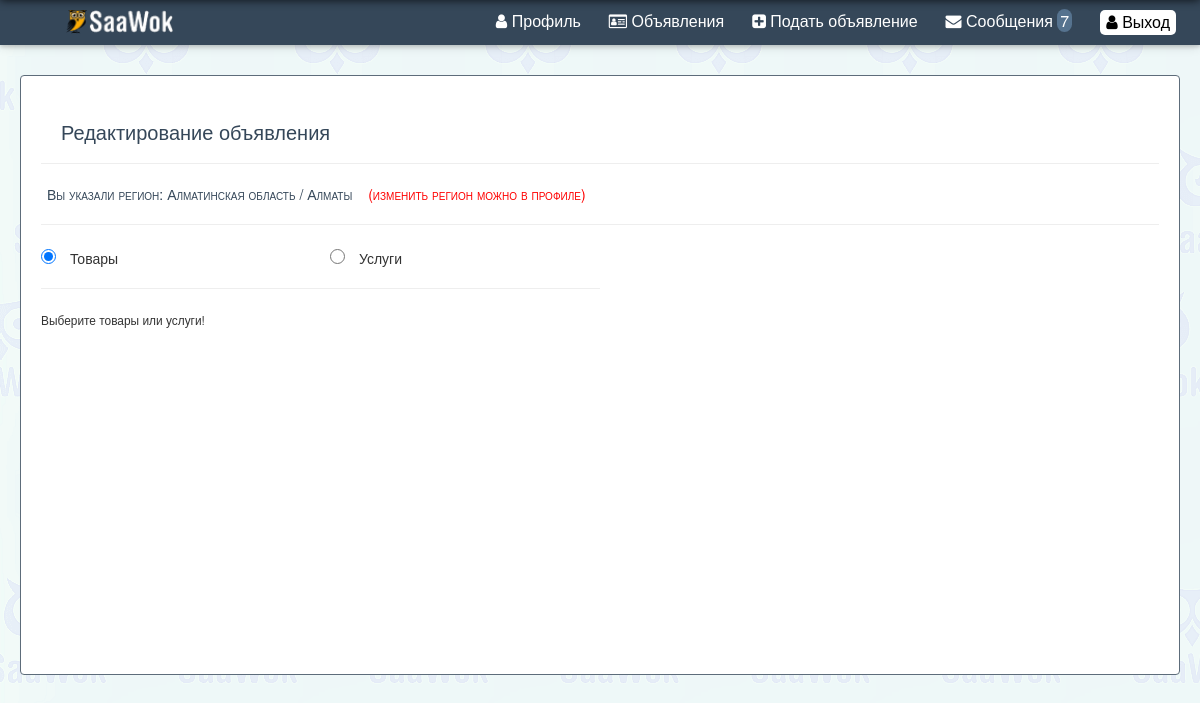
/cabinet/ads_edit.php?id=64 (signed in), run on the app's committed database.
### tables this page shows
CREATE TABLE `user` (
  `id` int(11) NOT NULL AUTO_INCREMENT,
  `date` int(11) NOT NULL,
  `name` text NOT NULL,
  `email` text NOT NULL,
  `phone` text NOT NULL,
  `region` text NOT NULL,
  `city` text NOT NULL,
  `pass` text NOT NULL,
  `status` int(11) NOT NULL,
  `mail_status` int(11) NOT NULL,
  PRIMARY KEY (`id`)
);

CREATE TABLE `regions` (
  `id` int(11) NOT NULL AUTO_INCREMENT,
  `cat` text NOT NULL,
  `parent_id` text NOT NULL,
  `type` text NOT NULL,
  PRIMARY KEY (`id`)
);

CREATE TABLE `ads` (
  `id` int(11) NOT NULL AUTO_INCREMENT,
  `date` text NOT NULL,
  `author` text NOT NULL,
  `type` int(11) NOT NULL,
  `cat1` text NOT NULL,
  `cat2` text NOT NULL,
  `cat3` text NOT NULL,
  `text` text NOT NULL,
  `region` text NOT NULL,
  `city` text NOT NULL,
  `status` text NOT NULL,
  `files` text NOT NULL,
  `comment` text NOT NULL,
  PRIMARY KEY (`id`)
);

### classes/db.php (called while the page is built, shortened)
<?php
class Database{
	public function db_connect(){
		$this->conn = mysqli_connect(HOST, USER_NAME, USER_PASS, DB_NAME);
	}
	public function db_select($table_name,$sql_param){
		$conn= $this->conn;
		$sql = "SELECT * FROM ".$table_name." ".$sql_param;
		$result = mysqli_query($conn, $sql);
		if (mysqli_num_rows($result) > 0) {
			while($row = mysqli_fetch_assoc($result)) {
				$rows[]=$row;
			}
		}
		return $rows;
	}
		public function get_region_by_id($id){
		$conn= $this->conn;
		$sql = "SELECT * FROM regions WHERE id='$id'";
		$result = mysqli_query($conn, $sql);
		if (mysqli_num_rows($result) > 0) {
			while($row = mysqli_fetch_assoc($result)) {
				$rows=$row['cat'];
			}
		}
		return $rows;
		}
}
?>

### cabinet/ads_edit.php (the view, shortened to what this page needs)
<?php
$headerr=new Headerr();
$db=new Database();
$headerr->headerrs("Редактировать объявление","","","utf-8");
$headerr->user_bar();
$email= trim($headerr->user);
$arr_db= $db->db_select("user","WHERE email='$email'");
$region=$db->get_region_by_id($arr_db[0]['region']);
$city=$db->get_region_by_id($arr_db[0]['city']);
echo "
<div  class='content Scontainer'>
<div class='user_block'>
  <h3>Редактирование объявления</h3>
<hr>
<p class='info_st1'>Вы указали регион: ".$region." / ".$city."</p> <p class='warning_st1'>(изменить регион можно в профиле)</p>
<hr>
  <div  class='sorting_block' style='width: 50%;'>";
include("../tools/search_sidebar/edit/index.php");
echo "</div></div></div>";
?>

### tools/search_sidebar/edit/index.php (shortened to what this page needs)
<?php
$id= $_GET['id'];
$ads= $db->db_select("ads","WHERE id='$id'");
$type=$ads[0]['type'];
?>
<form action='ads_edit.php?edit=1&id=<?php echo $id; ?>' method='post' enctype="multipart/form-data">
  <table width=100%>
  <tr>
  <td><input id='radio' type="radio" name="ads_type" value="0" <?php if($type==0) echo "checked"; ?>> Товары<br></td>
  <td><input id='radio1' type="radio" name="ads_type" value="1" <?php if($type==1) echo "checked"; ?>> Услуги<br></td>
  </tr>
  </table>
  <hr>
  <div id='information'><small>Выберите товары или услуги!</small></div>
</form>

### css/style.css (style rules this page uses)
.Scontainer { width: 100%; }
body { background-image: url(../images/p.png); background-position: left top; background-repeat: repeat; background-attachment: fixed; height: 100%; }
body:before { content: ""; position: fixed; top: -10px; left: 0; width: 100%; height: 10px; -webkit-box-shadow: 0px 0px 10px rgba(0,0,0,.8); -moz-box-shadow: 0px 0px 10px rgba(0,0,0,.8); box-shadow: 0px 0px 10px rgba(0,0,0,.8); z-index: 100; }
.content { min-height: 600px; width: 1160px; height: 100%; margin: 0 auto; }
.sorting_block { min-width: 240px; min-height: 360px; background-color: #fff; }
input[type=radio] { border-radius:15px; -webkit-appearance:button; border: double 2px #354759; background-color:#fff; white-space: nowrap; overflow:hidden; outline:none !important; width:15px; height:15px; margin-right: 10px !important; }
input { outline:none; }
input[type=radio]:checked { //outline:none; background-color:#354759; }
* { box-sizing:border-box; }
.warning_st1 { font-size: 1em; color: red; font-variant: small-caps; padding: 6px; display: inline; }
.info_st1 { font-size: 1em; color: #354759; font-variant: small-caps; padding: 6px; display: inline; }
.user_block { width: 100%; min-height: 600px; max-height: 1400px; margin: 0 auto; padding: 25px 20px; background-color: #fff; border: 1px solid #5D6C7A; border-radius: 4px; margin-bottom: 30px; }

### data on the page
user: region.cat "Алматинская область", city.cat "Алматы"
ads: type "☑"

### other printed values
$massages_count "7"
